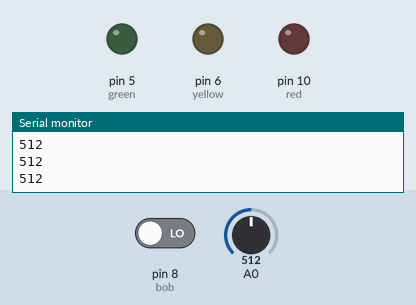
Simulated run of this sketch. Board: Arduino Uno, built with avr-gcc and run on an emulated ATmega328P. On the bench: output pins drawn as LEDs (lit = HIGH), the last lines printed to the serial monitor. The inputs (shaded band) are chosen by the test bench; at power-on: pin 8 (bob) LOW, A0 = 512.

Above: at 1.2 s.
1.3 s: pin 8 (bob) driven HIGH
At 2.9 s:
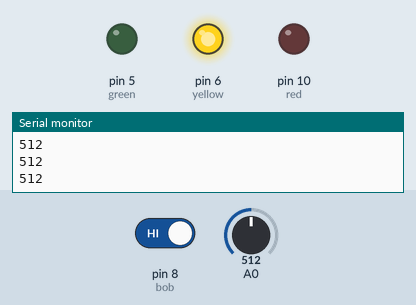
4.3 s: A0 set to 481
At 7.1 s:
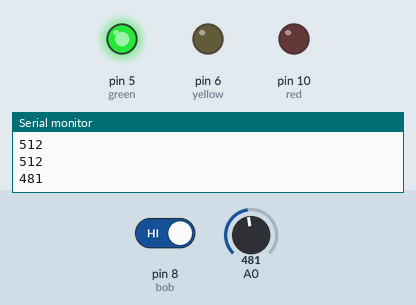
7.3 s: A0 set to 510
At 8.0 s:
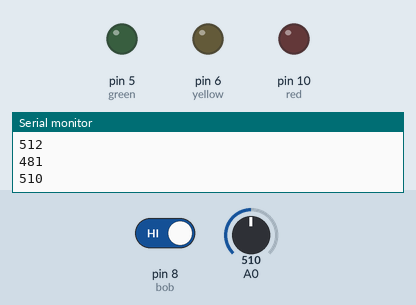
10.3 s: A0 set to 490
At 11.1 s:
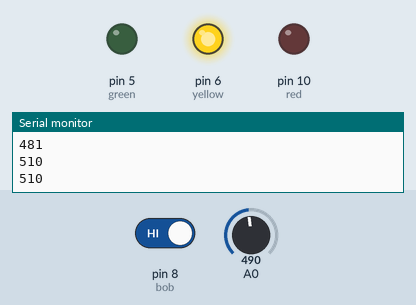
Timing chart, 0 to 14.3 s (numbered marks = the images above; inputs shaded):
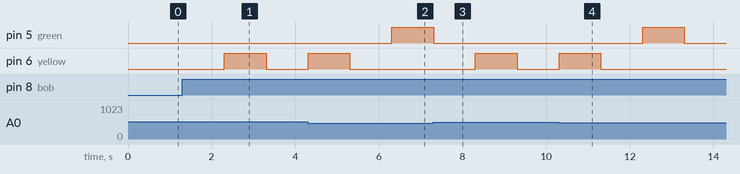

Measured:
- the behaviour switches between 500 and 499 on A0 (found by bisection; images 1 and 2)
- after the input at 1.3 s, pin 6 (yellow): LOW → HIGH after 1.0 s, → LOW 1.0 s later
- after the input at 4.3 s, pin 5 (green): LOW → HIGH after 2.0 s; pin 6 (yellow): goes on until 5.3 s, then stays LOW
- after the input at 7.3 s, pin 5 (green): goes on until 7.3 s, then stays LOW; pin 6 (yellow): LOW → HIGH after 1.0 s, → LOW 1.0 s later
- after the input at 10.3 s, pin 5 (green): LOW → HIGH after 2.0 s, → LOW 1.0 s later; pin 6 (yellow): goes on until 11.3 s, then stays LOW

The sketch:

Arduino_Workshop.ino
```cpp
void setup() {//set up all the code/pin, runs once
  int red = 10;
  int yellow = 6;
  int green = 5;

  pinMode(red, OUTPUT);
  pinMode(green, OUTPUT);
  pinMode(yellow, OUTPUT);

  Serial.begin(9600);
  while (!Serial) {}


  //Project 4
  /*pinMode(6, OUTPUT); //Build in LED is located at pin 13 //Always initialized as output pins
    Serial.begin(9600);
    while(!Serial){
    }*/

}

void loop() { //runs continuously
  int red = 7;
  int yellow =6;
  int green = 5;
  int bob = 8;
  int sec = 1000;
  int state = digitalRead(bob);
  int photocell = analogRead(A0);
  digitalWrite(red, LOW);
  digitalWrite(green, LOW);
  digitalWrite(yellow, LOW);
  Serial.println(photocell);
  if(state==HIGH){
    if (photocell < 200) { //super bright
      digitalWrite(red, LOW);
      delay(sec);
      digitalWrite(red, HIGH);
      delay(sec);
    } else if (photocell < 250) {
      digitalWrite(yellow, LOW);
      delay(sec);
      digitalWrite(yellow, HIGH);
      delay(sec);
    } else if ( photocell < 500) { //when bright
      digitalWrite(green, LOW);
      delay(sec);
      digitalWrite(green, HIGH);
      delay(sec);
      } else if ( photocell < 900) { //when bright
      digitalWrite(yellow, LOW);
      delay(sec);
      digitalWrite(yellow, HIGH);
      delay(sec);
    } else { //When its too dark, photocell>500
      digitalWrite(red, LOW);
      delay(sec);
      digitalWrite(red, HIGH);
      delay(sec);
    }
  }
  //Project 1
  /*digitalWrite(13, HIGH); //Turn the LED to 0 V(Turns it off)
    delay (2000);
    digitalWrite(13, LOW); //Turn the LED to 5 V(Turns it on)
    delay (1000); // 1sec =1000 ms*/
  //Project 2
  /*digitalWrite(3, HIGH); //Turn the LED to 0 V(Turns it off)
    delay (2000);
    digitalWrite(3, LOW); //Turn the LED to 5 V(Turns it on)
    delay (1000); // 1sec =1000 ms*/
  //Project 3
  /*if (digitalRead(2)==HIGH){
    digitalWrite(3,HIGH);
    }else{
    digitalWrite(3,LOW);
    }*/
  //or
  /*
    int state = digitalRead(2);
    //read the switch state
    digitalWrite(3,state);*/
  //Project 4
  /*int photocell = analogRead(A0);
    if(photocell<200){
    digitalWrite(6,LOW);
    }else if(photocell< 500){//when bright
    digitalWrite(6,LOW);
    delay(photocell*2);
    digitalWrite(6,HIGH);
    delay(photocell*2);
    }else{//When its too dark, photocell>500
    digitalWrite(6,HIGH);*/
  /*
    digitalWrite(6,HIGH);
    delay(photocell);
    digitalWrite(6,LOW);
    delay(photocell);
    Serial.println(photocell);
    //need to open Serial Monitor(in Tools Menu)*/
  //Project 5
  /*
    digitalWrite(red, HIGH);
    delay(5*sec);
    digitalWrite(yellow,HIGH);
    delay(3*sec);
    digitalWrite(green,HIGH);
    digitalWrite(red,LOW);
    digitalWrite(yellow, LOW);
    delay(5*sec);
    digitalWrite(yellow,HIGH);
    digitalWrite(green,LOW);
    delay(3*sec);
    digitalWrite(yellow,LOW);
  */

}


//loop() runs continuously
// pinMode #pin,Type
// TYPE = INPUT or OUTPUT
// i.e. pinMode(11,OUTPUT)
//or
// DigitalWrite(pin#,STATE)
//Serial.begin(9600)

//long leg is positive terminal, short is negative

//why do we need the resistor before the LED?
//just to drop the current, but it doesnt matter where it is
```
